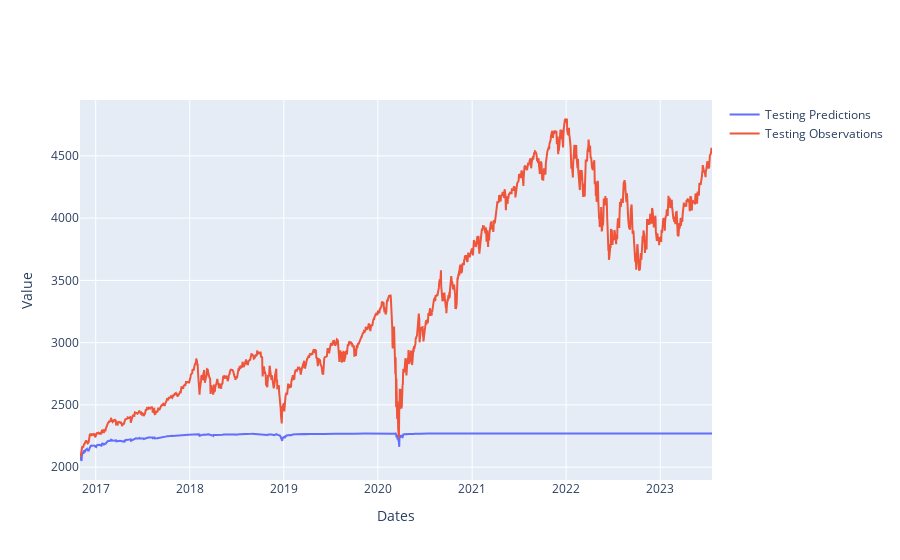

Notebook code for this chart:
### Code cell
plot_test(X_test, y_test)

### Figure 1 — Plotly figure (JSON) as saved in the notebook; plotly's stock layout.template omitted (floating-point values rounded to 4 significant figures; data arrays with more than 128 entries replaced by an {"elided": "..."} marker saying what was removed)
{"data": [{"mode": "lines", "name": "Testing Predictions", "type": "scatter", "x": {"elided": "1690 str values"}, "y": {"elided": "1690 float values"}}, {"mode": "lines", "name": "Testing Observations", "type": "scatter", "x": {"elided": "1690 str values"}, "y": {"elided": "1690 float values"}}], "layout": {"xaxis": {"title": {"text": "Dates"}}, "yaxis": {"title": {"text": "Value"}}}}
